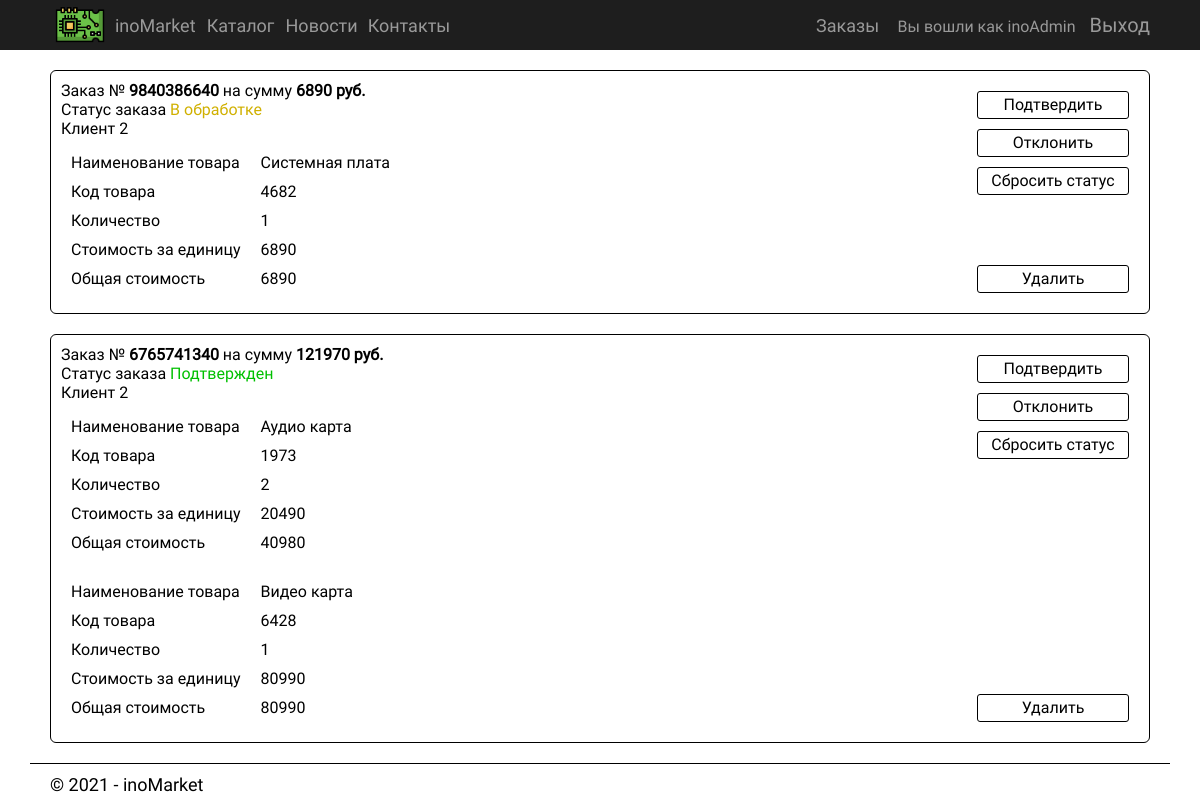
Page /manager-orders (signed in) on the committed database.
### app/models.py (models this page shows, shortened)
class Order(models.Model):
  order_id = models.IntegerField(null = False, verbose_name = 'Номер заказа')
  product = models.ForeignKey(Product, on_delete = models.CASCADE, verbose_name = "Продукт")
  client = models.ForeignKey(User, on_delete = models.CASCADE, verbose_name = "Клиент")
  status = models.ForeignKey(Status, default = 1, on_delete = models.CASCADE, verbose_name = "Статус")
  date = models.DateTimeField(default = datetime.now(), db_index = True, verbose_name = "Дата")
  class Meta:
    db_table = "Orders"
    ordering = ["date"]
    verbose_name = "Заказ"
    verbose_name_plural = "Заказы"

### app/views.py (the view)
# urls.py: url(r'^manager-orders$', app.views.managerOrders, name='manager-orders'),
def managerOrders(request):
    querySum = 'select o.id, o.client_id as clientID, o.order_id as orderID, sum(p.price) as totalSum, s.text as orderStatus, s.colorHEX as statusColor from Products as p join Orders as o on o.product_id = p.id join Statuses as s on o.status_id = s.id group by o.order_id order by s.id, o.date'
    queryOrders = 'select p.id, o.order_id as orderID, o.client_id as clientID, p.product_id as productID, p.name as productName, p.price as priceForProduct, count(p.id) as countOfProduct, sum(p.price) as sumForCount from Orders AS o join Products as p on o.product_id = p.id group by p.id, o.order_id'
    orders = Order.objects.raw(queryOrders)
    sums = Order.objects.raw(querySum)
    assert isinstance(request, HttpRequest)
    return render(
        request,
        'app/manager-orders.html',
        {
            'sums': sums,
            'orders': orders,
            'title':'Заказы',
            'year':datetime.now().year,
        }
    )

### app/templates/app/manager-orders.html
{% extends "app/layout.html" %} {% block content %}
<div class="manager-orders-container">
  {% if user.is_staff %} {% for sum in sums%}
  <div class="order-container">
    <div class="order-info">
    <p class="order-title">Заказ № <strong>{{sum.orderID}}</strong> на сумму <strong>{{sum.totalSum}} руб.</strong></p>
    <p>Статус заказа <span style="color: #{{sum.statusColor}};">{{sum.orderStatus}}</p>
      <p class="order-client">Клиент {{sum.clientID}}</p>
      {% for order in orders %} {% if sum.orderID == order.orderID %}
        <div class="order-details">
          <div class="left-part">
            <p>Наименование товара</p>
            <p>Код товара</p>
            <p>Количество</p>
            <p>Стоимость за единицу</p>
            <p>Общая стоимость</p>
          </div>
          <div class="right-part">
            <p>{{order.productName}}</p>
            <p>{{order.productID}}</p>
            <p>{{order.countOfProduct}}</p>
            <p>{{order.priceForProduct}}</p>
            <p>{{order.sumForCount}}</p>
          </div>
        </div>
        {% endif %} {% endfor %}
      </div>
      <div class="status-buttons">
        <div class="status-section-first">
          <a class="status-change-button status-change-approve" href="{% url 'approveOrder' parametr=sum.orderID %}"><div>Подтвердить</div></a>
          <a class="status-change-button status-change-reject" href="{% url 'rejectOrder' parametr=sum.orderID %}"><div>Отклонить</div></a>
          <a class="status-change-button status-change-reset" href="{% url 'resetOrder' parametr=sum.orderID %}"><div>Сбросить статус</div></a>
        </div>
        <div class="status-section-second">
          <a class="status-change-button status-change-delete" href="{% url 'deleteOrder' parametr=sum.orderID %}"><div>Удалить</div></a>
        </div>
      </div>
  </div>
  {% endfor %}
</div>
{% endif %} {% endblock %}

### app/templates/app/layout.html (shortened to what this page needs)
<!DOCTYPE html>
<html>
  <head>
    {% load staticfiles %}
    <link rel="stylesheet" type="text/css" href="{% static 'app/content/site.css' %}" />
    <link rel="stylesheet" href="{% static 'app/content/global-styles.css' %}" />
    <link rel="stylesheet" href="{% static 'app/content/contact-styles.css' %}" />
    <link rel="stylesheet" href="{% static 'app/content/registration-styles.css' %}" />
    <link rel="stylesheet" href="{% static 'app/content/product-styles.css' %}" />
    <link rel="stylesheet" href="{% static 'app/content/catalog-styles.css' %}" />
    <link rel="stylesheet" href="{% static 'app/content/client-cart-styles.css' %}" />
    <link rel="stylesheet" href="{% static 'app/content/client-orders-styles.css' %}" />
    <link rel="stylesheet" href="{% static 'app/content/manager-orders-styles.css' %}" />
    <link rel="stylesheet" href="{% static 'app/content/login-styles.css' %}" />
  </head>
  <body>
    <div class="navbar">
      <nav>
        <header class="header">
          <div class="header-left">
            <div class="header-link-container">
              <a href="/" class="navbar-brand header-link logo-link"
                ><img class="logo" src="{% static 'app/content/logo.png' %}" alt="logo" /><span>inoMarket</span></a
              >
            </div>
            <div class="header-link-container">
              <a class="navbar-brand header-link" href="{% url 'catalog' %}">Каталог</a>
            </div>
            <div class="header-link-container">
              <a class="navbar-brand header-link" href="{% url 'news' %}">Новости</a>
            </div>
            <div class="header-link-container">
              <a class="navbar-brand header-link" href="{% url 'contact' %}">Контакты</a>
            </div>
          </div>
          <div class="header-right">
             {% if user.is_staff %}
            <div class="header-link-container manager-orders-link-container">
              <a class="header-link" href="{% url 'manager-orders' %}">Заказы</a>
            </div>
            {% endif %}
            <div class="header-link-container header-login-container">{% include 'app/loginpartial.html' %}</div>
          </div>
        </header>
      </nav>
    </div>
    <div class="container body-content">
      {% block content %}{% endblock %}
      <hr />
      <footer>
        <p>&copy; {{ year }} - inoMarket</p>
      </footer>
    </div>
  </body>
</html>

### app/templates/app/loginpartial.html (shortened to what this page needs)
{% if user.is_authenticated %}
<form id="logoutForm" action="/logout" method="post" class="navbar-right">
  <span class="username" class="navbar-brand">Вы вошли как {{ user.username }}</span>
  <a class="login-button login-link" href="javascript:document.getElementById('logoutForm').submit()">Выход</a>
</form>
{% else %}
<div class="">
  <a class="login-link" href="{% url 'login' %}">Войти</a>
</div>
{% endif %}

### app/static/app/content/global-styles.css (style rules this page uses)
* { margin: 0; padding: 0; }
body { font-family: 'Roboto'; color: #999999; min-width: 720px; }
.header { display: flex; flex-direction: row; flex-wrap: nowrap; align-items: center; justify-content: space-between; padding: 0 50px; background-color: #1e1e1e; }
.header-left { display: flex; flex-direction: row; flex-wrap: nowrap; align-items: center; }
.header-link { color: #999999; font-size: 18px; text-decoration: none; margin: 0 5px; }
.header-right { display: flex; flex-direction: row; flex-wrap: nowrap; align-items: center; }
.username { padding: 0; margin: 0 10px; }
.login-link { padding: 0; margin: 0 10px; color: #999999; font-size: 18px; line-height: 20px; text-decoration: none; }
.header-link-container { min-width: 80px; display: flex; flex-direction: row; flex-wrap: nowrap; align-items: center; justify-content: center; }
.logo { max-width: 50px; max-height: 50px; margin-right: 10px; }
.logo-link { display: flex; flex-direction: row; flex-wrap: nowrap; align-items: center; justify-content: center; }
hr { margin: 5px auto; max-width: 95%; -moz-box-sizing: content-box; box-sizing: content-box; border: none; border-top: 1px solid #000000; }
footer { font-family: 'Roboto'; font-size: 18px; color: #000000; padding: 0 50px; margin-top: 10px; }

### app/static/app/content/manager-orders-styles.css (style rules this page uses)
.manager-orders-container { display: flex; flex-direction: column; flex-wrap: nowrap; margin: 10px 50px; color: #000000; }
.manager-orders-container .order-container { display: flex; flex-direction: row; flex-wrap: nowrap; justify-content: space-between; border: 1px solid #000000; border-radius: 6px; margin: 10px 0; }
.manager-orders-container .order-container .order-info { margin: 10px; }
.order-details { display: flex; flex-direction: row; flex-wrap: nowrap; }
.manager-orders-container .left-part,.right-part { display: flex; flex-direction: column; flex-wrap: nowrap; margin: 10px; }
.manager-orders-container .left-part p,.right-part p { margin: 5px 0; }
.status-buttons { display: flex; flex-direction: column; flex-wrap: nowrap; align-items: center; justify-content: space-between; color: #000000; margin: 10px; }
.status-change-button { display: block; text-decoration: none; color: #000000; border: 1px solid #000000; border-radius: 3px; width: 150px; line-height: 26px; margin: 10px; text-align: center; }

### app/static/app/content/login-styles.css (style rules this page uses)
.login-button { text-decoration: none; margin: 10px 0; width: 200px; height: 30px; font-family: 'Roboto'; font-size: 20px; }

### rows in the picture
Order: orderID "9840386640", totalSum "6890", orderStatus "В обработке", clientID "2", productName "Аудио карта", productID "1973", countOfProduct "2", priceForProduct "20490", sumForCount "40980"
Order: orderID "6765741340", totalSum "121970", orderStatus "Подтвержден", clientID "2"

### other values in the picture
{{ user.username }} "inoAdmin"
